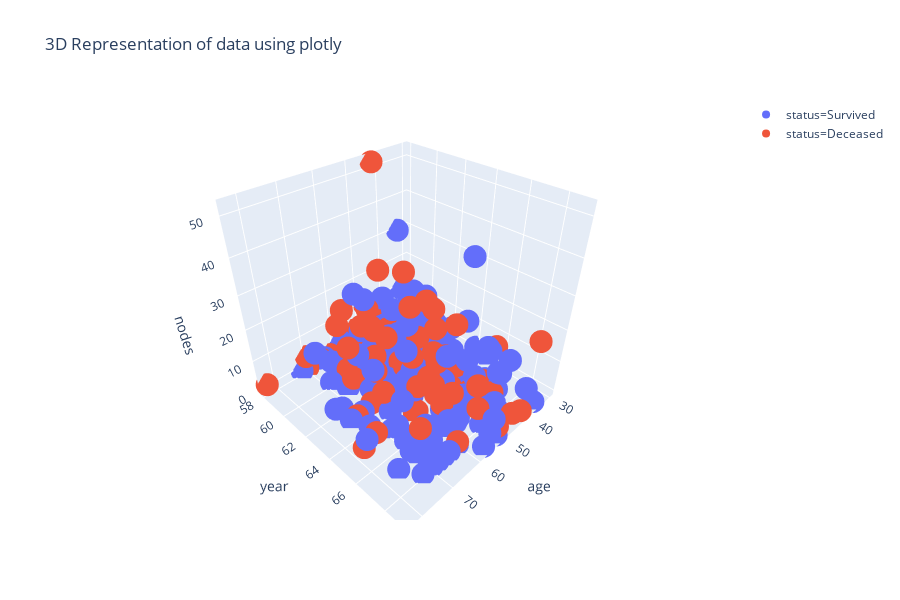

The notebook cell this image was saved under:
### Code cell
#Representation of data using 3D plot
#This is obtained by importing the library plotly
import plotly.express as px
fig = px.scatter_3d(data, x='age', y='year', z='nodes', title ='3D Representation of data using plotly',
              color='status')
fig.show()

#Observations :
#The data points belonging to both classes are heavily overlaping
#It is not possible to draw plane which seperates the two classes in this case

### Figure 1 — Plotly figure (JSON) as saved in the notebook; plotly's stock layout.template omitted (floating-point values rounded to 4 significant figures; data arrays with more than 128 entries replaced by an {"elided": "..."} marker saying what was removed)
{"data": [{"hoverlabel": {"namelength": 0}, "hovertemplate": "status=Survived<br>age=%{x}<br>year=%{y}<br>nodes=%{z}", "legendgroup": "status=Survived", "marker": {"color": "#636efa", "symbol": "circle"}, "mode": "markers", "name": "status=Survived", "scene": "scene", "showlegend": true, "type": "scatter3d", "x": {"elided": "225 int values"}, "y": {"elided": "225 int values"}, "z": {"elided": "225 int values"}}, {"hoverlabel": {"namelength": 0}, "hovertemplate": "status=Deceased<br>age=%{x}<br>year=%{y}<br>nodes=%{z}", "legendgroup": "status=Deceased", "marker": {"color": "#EF553B", "symbol": "circle"}, "mode": "markers", "name": "status=Deceased", "scene": "scene", "showlegend": true, "type": "scatter3d", "x": [34, 34, 38, 39, 41, 41, 41, 42, 42, 43, 43, 43, 43, 44, 44, 44, 45, 45, 45, 46, 46, 46, 46, 47, 47, 47, 48, 48, 48, 49, 49, 50, 50, 51, 51, 52, 52, 52, 52, 53, 53, 53, 53, 53, 53, 54, 54, 54, 54, 55, 55, 56, 56, 57, 57, 57, 59, 60, 60, 61, 61, 61, 62, 62, 62, 63, 65, 65, 65, 65, 66, 66, 67, 67, 69, 70, 70, 72, 74, 78, 83], "y": [59, 66, 69, 66, 60, 64, 67, 69, 59, 58, 59, 64, 64, 64, 58, 63, 65, 66, 67, 58, 69, 62, 65, 63, 62, 65, 58, 58, 67, 63, 64, 63, 64, 59, 59, 69, 59, 62, 66, 58, 65, 59, 60, 63, 65, 60, 65, 65, 68, 63, 68, 65, 66, 61, 62, 64, 62, 59, 65, 62, 65, 68, 59, 58, 65, 60, 58, 61, 62, 66, 58, 61, 64, 63, 67, 58, 58, 63, 65, 65, 58], "z": [0, 9, 21, 0, 23, 0, 0, 1, 0, 52, 2, 0, 0, 6, 9, 19, 6, 0, 1, 2, 3, 5, 20, 23, 0, 0, 11, 11, 7, 0, 10, 13, 0, 13, 3, 3, 2, 3, 4, 4, 1, 3, 9, 24, 12, 11, 23, 5, 7, 6, 15, 9, 3, 5, 14, 1, 35, 17, 0, 5, 0, 1, 13, 0, 19, 1, 0, 2, 22, 15, 0, 13, 8, 1, 8, 0, 4, 0, 3, 1, 2]}], "layout": {"height": 600, "legend": {"tracegroupgap": 0}, "scene": {"domain": {"x": [0, 1], "y": [0, 1]}, "xaxis": {"title": {"text": "age"}}, "yaxis": {"title": {"text": "year"}}, "zaxis": {"title": {"text": "nodes"}}}, "title": {"text": "3D Representation of data using plotly"}}}
